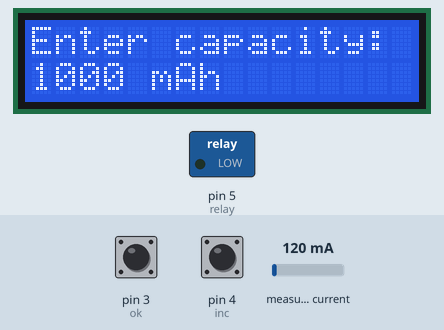
The sketch below on a simulated Arduino Uno, built with avr-gcc and run on an emulated ATmega328P. Shown: 16×2 character LCD, switched loads named in the sketch (green lamp = pin HIGH). Inputs (shaded band) come from the test bench; at power-on: pin 3 (ok) HIGH, measured current 120 mA, pin 4 (inc) HIGH. EEPROM starts erased. At 12.2 s the program stops and its outputs stay as they are.

Above: at 0.9 s.
1.0 s: pin 3 (ok) pulled LOW for 0.15 s
At 2.5 s:
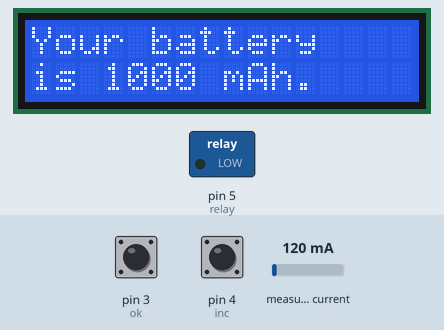
At 3.8 s:
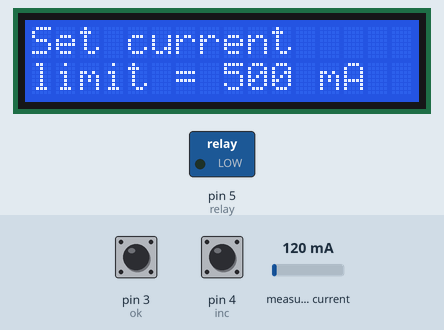
4.1 s: measured current set to 0 mA
7.1 s: measured current set to 500 mA
10.1 s: measured current set to 40 mA
At 13.3 s:
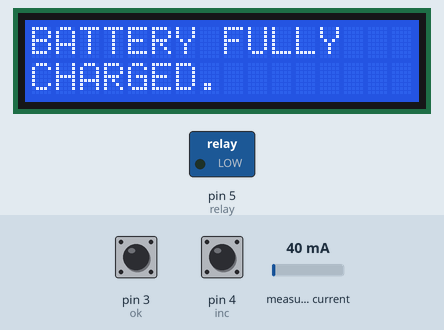
Timing chart, 0 to 13.7 s (numbered marks = the images above; inputs shaded):
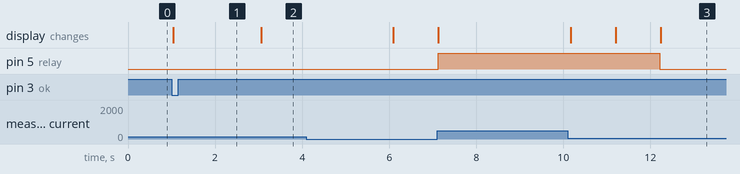

Measured:
- after the input at 1.0 s, the display: changes at once (image 1)
- after the input at 10.1 s, pin 5 (relay): HIGH → LOW after 2.1 s; the display: first differs from a run without the input after 1.1 s (image 3 shows a later state)

The sketch:

const_current_const_voltage.ino
```cpp
#include "ACS712.h"
#include <EEPROM.h>
#include <LiquidCrystal_I2C.h>
LiquidCrystal_I2C lcd(0x3F, 16, 2);
#define sensorInput A0
ACS712 sensor(ACS712_05B, sensorInput);

//------ Time out Setting --------//
int h_lt = 4; // in hrs
int m_lt = 20; // in min
// -------------------------------//

const int relay = 5;
const int inc = 4;
const int ok = 3;
int address = 0;
int batt_cap;
int current_lt = 0;
float peak_I_lt = 0;
float cut_off = 0;
boolean set_batt = true;
boolean var = true;
int i = 0;
int hrs = 0;
int Min = 0;
int sec = 0;
float currentReading;
float CV_current = 0;
void setup()
{
  pinMode(relay, OUTPUT);
  digitalWrite(relay, LOW);
  pinMode(inc, INPUT_PULLUP);
  pinMode(ok, INPUT_PULLUP);
  lcd.init();
  lcd.backlight();
  EEPROM.get(address, batt_cap);
  if (batt_cap < 1000)
  {
    EEPROM.put(address, 1000);
  }
  lcd.clear();
  while (set_batt)
  {
    lcd.setCursor(0, 0);
    lcd.print("Enter capacity:");
    lcd.setCursor(0, 1);
    EEPROM.get(address, batt_cap);
    lcd.print(batt_cap);
    lcd.print(" mAh");
    if (digitalRead(inc) == LOW)
    {
      while (var)
      {
        if (digitalRead(ok) == LOW) var = false;
        if (digitalRead(inc) == LOW)
        {
          lcd.setCursor(0, 1);
          batt_cap = batt_cap + 100;
          if (batt_cap > 5000) batt_cap = 1000;
          lcd.print(batt_cap);
          lcd.print(" mAh");
          delay(250);
        }
      }
    }
    if (digitalRead(ok) == LOW)
    {
      EEPROM.put(address, batt_cap);
      lcd.clear();
      lcd.setCursor(0, 0);
      lcd.print("Your battery");
      lcd.setCursor(0, 1);
      lcd.print("is ");
      lcd.print(batt_cap);
      lcd.print(" mAh.");
      delay(2000);
      lcd.clear();
      lcd.setCursor(0, 0);
      lcd.print("Set current");
      lcd.setCursor(0, 1);
      lcd.print("limit = ");
      current_lt = batt_cap * 0.5;
      peak_I_lt = batt_cap * 0.7 * 0.001;
      cut_off = batt_cap * 0.1 * 0.001;
      lcd.print(current_lt);
      lcd.print(" mA");
      delay(3000);
      set_batt = false;
    }
  }
  current_calib();
  CCCV();
}

void loop()
{
  for (i = 0; i < 10; i++)
  {
    currentReading = sensor.getCurrentDC();
    delay(100);
  }
  timer();
  lcd.clear();
  lcd.setCursor(0, 0);
  if (currentReading <= CV_current)
  {
    lcd.print("MODE:CV");
  }
  if (currentReading > CV_current)
  {
    lcd.print("MODE:CC");
  }
  lcd.setCursor(0, 1);
  lcd.print("CURRENT: ");
  lcd.print(currentReading);
  lcd.print(" A");
  if (currentReading <= cut_off)
  {
    for (i = 0; i < 10; i++)
    {
      currentReading = sensor.getCurrentDC();
      delay(100);
    }
    if (currentReading <= cut_off)
    {
      digitalWrite(relay, LOW);
      lcd.clear();
      lcd.setCursor(0, 0);
      lcd.print("BATTERY FULLY");
      lcd.setCursor(0, 1);
      lcd.print("CHARGED.");
      while (true) {}
    }
  }
  currentReading = sensor.getCurrentDC();
  if (currentReading >= peak_I_lt)
  {
    digitalWrite(relay, LOW);
    current_calib();
    digitalWrite(relay, HIGH);
    delay(3000);
    currentReading = sensor.getCurrentDC();
    if (currentReading >= peak_I_lt)
    {
      while (true)
      {
        digitalWrite(relay, LOW);
        lcd.clear();
        lcd.setCursor(0, 0);
        lcd.print("Overcharging");
        lcd.setCursor(0, 1);
        lcd.print("current detected");
        delay(2000);
        lcd.clear();
        lcd.setCursor(0, 0);
        lcd.print("Charging halted.");
        lcd.setCursor(0, 1);
        lcd.print("Press reset.");
        delay(2000);
      }
    }
  }
}

void current_calib()
{
  lcd.clear();
  lcd.print("Auto Calibrating");
  lcd.setCursor(0, 1);
  lcd.print("Current Sensor.");
  sensor.calibrate();
  delay(1000);
  currentReading = sensor.getCurrentDC();
  if (currentReading >= 0.02 || currentReading <= -0.02 )
  {
    sensor.calibrate();
    delay(5000);
    currentReading = sensor.getCurrentDC();
    if (currentReading >= 0.02)
    {
      current_calib();
    }
  }
}

void timer()
{
  sec = sec + 1;
  if (sec == 60)
  {
    sec = 0;
    Min = Min + 1;
    re_calib();
  }
  if (Min == 60)
  {
    Min = 0;
    hrs = hrs + 1;
  }
  if (hrs == h_lt && Min == m_lt)
  {
    digitalWrite(relay, LOW);
    while (true)
    {
      lcd.clear();
      lcd.setCursor(0, 0);
      lcd.print("Time out !!!");
      lcd.setCursor(0, 1);
      lcd.print("Charge Completed");
      delay(2000);
      lcd.clear();
      lcd.setCursor(0, 0);
      lcd.print("  Press reset");
      lcd.setCursor(0, 1);
      lcd.print("****************");
      delay(2000);
    }
  }
}

void re_calib()
{
  if (Min == 10 || Min == 20 || Min == 30 || Min == 40 ||
      Min == 50 || Min == 60 && sec == 0)
  {
    digitalWrite(relay, LOW);
    current_calib();
    digitalWrite(relay, HIGH);
  }
}

void CCCV()
{
  lcd.clear();
  lcd.setCursor(0, 0);
  lcd.print("Analyzing CC/CV");
  lcd.setCursor(0, 1);
  lcd.print("Modes...");
  digitalWrite(relay, HIGH);
  for (i = 0; i < 20; i++)
  {
    currentReading = sensor.getCurrentDC();
    delay(100);
  }
  if (currentReading <= -0.1)
  {
    while (true)
    {
      digitalWrite(relay, LOW);
      lcd.clear();
      lcd.setCursor(0, 0);
      lcd.print("Reverse current");
      lcd.setCursor(0, 1);
      lcd.print("detected.");
      delay(2000);
      lcd.clear();
      lcd.setCursor(0, 0);
      lcd.print("Flip current");
      lcd.setCursor(0, 1);
      lcd.print("sensor polarity.");
      delay(2000);
    }
  }
  CV_current = currentReading * 0.8;
}
```
